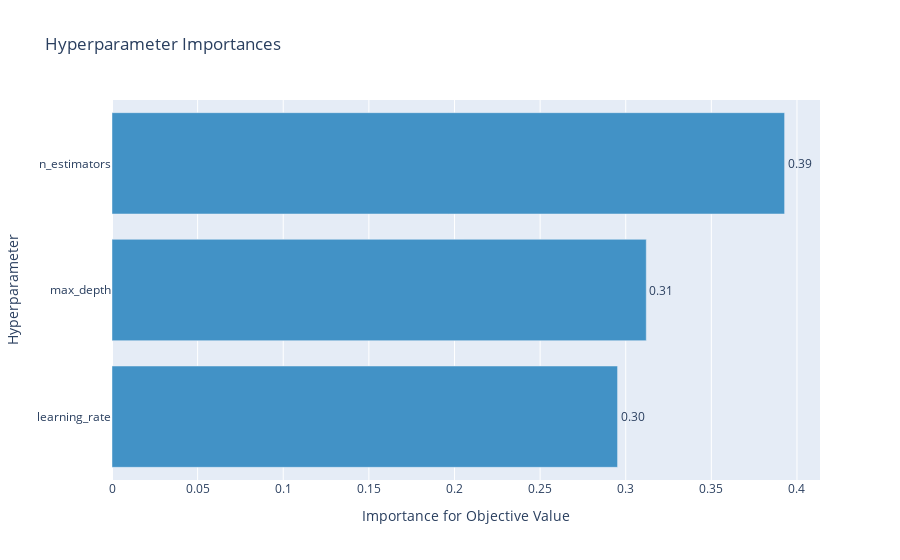

Notebook source saved alongside this figure:
### Code cell
optuna.visualization.plot_param_importances(study)

### Figure 1 — Plotly figure (JSON) as saved in the notebook; plotly's stock layout.template omitted (floating-point values rounded to 4 significant figures)
{"data": [{"cliponaxis": false, "hovertemplate": ["learning_rate (DiscreteUniformDistribution): 0.29522981420223365<extra></extra>", "max_depth (IntUniformDistribution): 0.31199647618478826<extra></extra>", "n_estimators (IntUniformDistribution): 0.3927737096129781<extra></extra>"], "marker": {"color": "rgb(66,146,198)"}, "orientation": "h", "text": ["0.29522981420223365", "0.31199647618478826", "0.3927737096129781"], "textposition": "outside", "texttemplate": "%{text:.2f}", "type": "bar", "x": [0.2952, 0.312, 0.3928], "y": ["learning_rate", "max_depth", "n_estimators"]}], "layout": {"showlegend": false, "title": {"text": "Hyperparameter Importances"}, "xaxis": {"title": {"text": "Importance for Objective Value"}}, "yaxis": {"title": {"text": "Hyperparameter"}}}}
